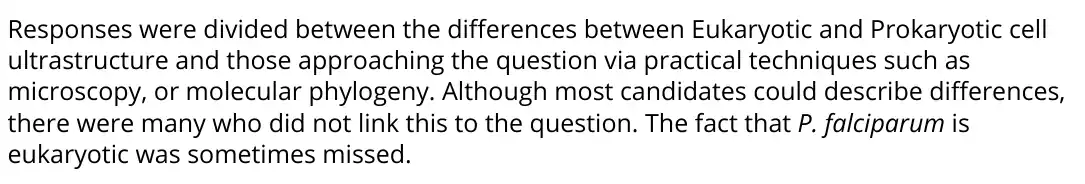
#> input picture data/reports/biology/img/EDX_8BN0_2017_JUNE_02_s9_1.webp, 1085 x 184 px
$ python -i trim-next-part.py   (imports and definitions only)
#> lines starting #> are read from the running program, lines starting #| are printed output that depends on the picture
#> further down, picture is the input picture: PIL image 1085x184 RGB; mean R, G, B 229, 229, 229
#!/usr/bin/env python3
"""Cut part crops that run on into the next part's label (audit 2026-11-20).

The specimen papers' recorded rows (OCR H046/H446 paper 2, H432 samples) end a little
late, so a part's crop finishes with the next part's label and first line ("(c) Explain why
good programming practice ..."): an unselected sibling shown as part of the task. A crop
is cut 8 px above the first later-sibling label tesseract reads in its left margin (below
its own first 30 px), and its last recorded region is shortened by the same rows. Re-running
finds nothing more to cut.

    python3 tools/parts/trim-next-part.py [--dry-run] [--slug cs ...]
"""
import argparse, base64, hashlib, io, json, re, subprocess
from concurrent.futures import ProcessPoolExecutor
from pathlib import Path

from PIL import Image

ROOT = Path(__file__).resolve().parents[2]
LEAF = re.compile(r'\(([a-h]|i{1,3}|iv|vi{0,3})\)')
GAP = 12


def labels(image):
    w = image.width
#> w = 1085
    crop = image.crop((0, 0, int(w * 0.14), image.height))
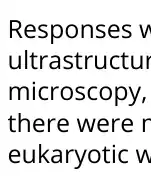
#> crop: PIL image 151x184 RGB; mean R, G, B 224.6, 224.6, 224.6
    big = crop.resize((crop.width * 3, crop.height * 3))
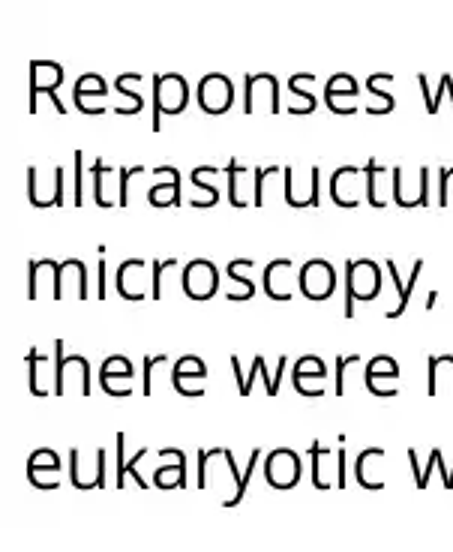
#> big: PIL image 453x552 RGB; mean R, G, B 224.4, 224.4, 224.4
    buf = io.BytesIO()
    big.save(buf, 'PNG')
#> (the run stopped early here; a loop or call above may not have finished)

$ run again, on data/reports/history/img/EDX_9HI0_2024_JUNE_1H_type3_s1_ex.webp
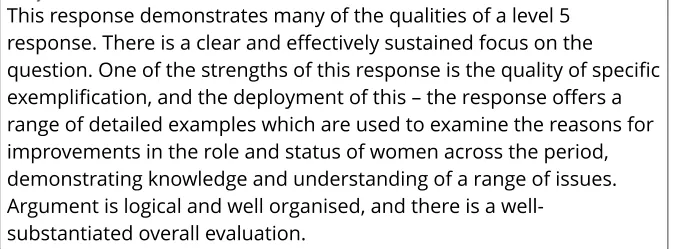
#> input picture data/reports/history/img/EDX_9HI0_2024_JUNE_1H_type3_s1_ex.webp, 678 x 249 px
#> picture is the input picture: PIL image 678x249 RGB; mean R, G, B 226.8, 226.8, 226.8
#> in labels, `crop = image.crop((0, 0, int(w * 0.14), image.height))`:
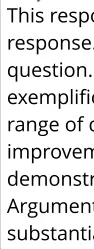
#> crop: PIL image 94x249 RGB; mean R, G, B 222, 222, 222
#> in labels, `big = crop.resize((crop.width * 3, crop.height * 3))`:
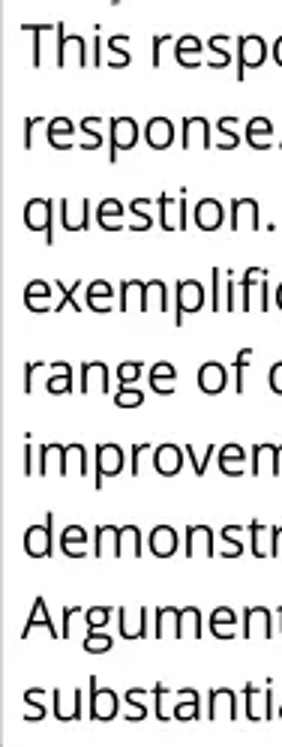
#> big: PIL image 282x747 RGB; mean R, G, B 221.4, 221.4, 221.4

$ run again, on data/reports/history/img/EDX_9HI0_2024_JUNE_1H_type3_s1_p.webp
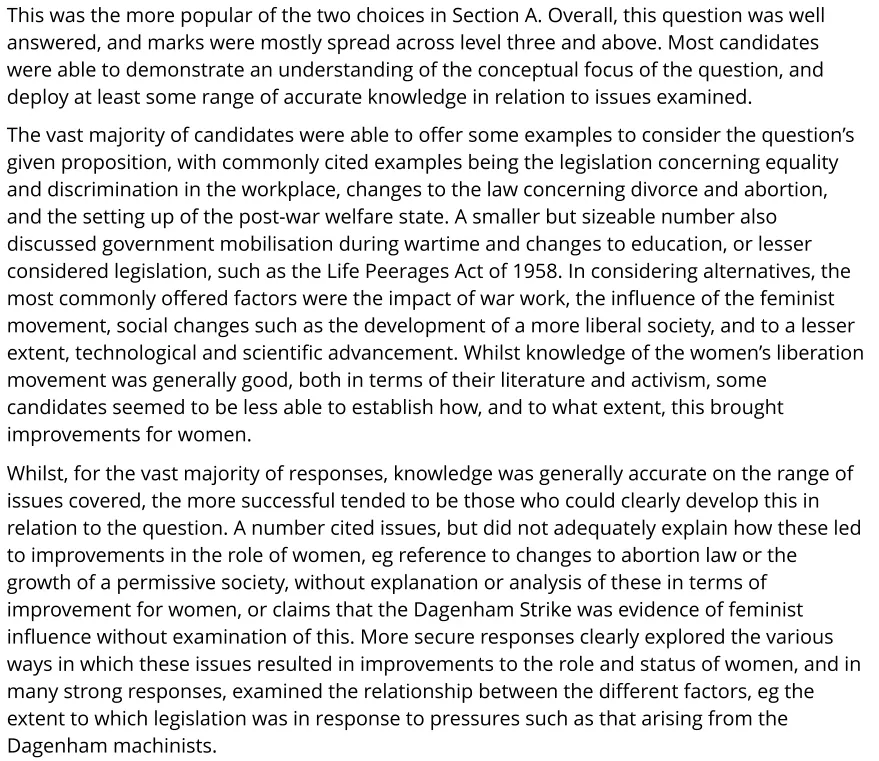
#> input picture data/reports/history/img/EDX_9HI0_2024_JUNE_1H_type3_s1_p.webp, 879 x 761 px
#> picture is the input picture: PIL image 879x761 RGB; mean R, G, B 226.6, 226.6, 226.6
#> in labels, `crop = image.crop((0, 0, int(w * 0.14), image.height))`:
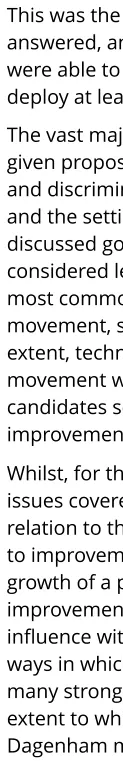
#> crop: PIL image 123x761 RGB; mean R, G, B 223.6, 223.6, 223.6
#> in labels, `big = crop.resize((crop.width * 3, crop.height * 3))`:
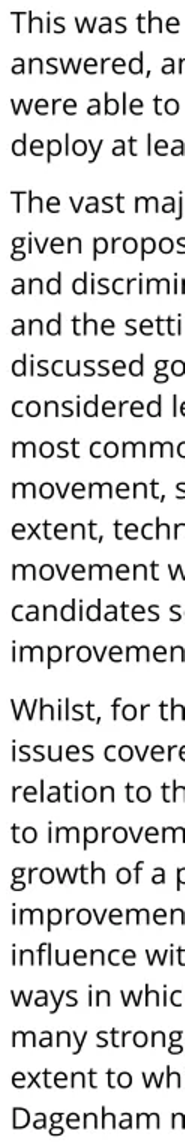
#> big: PIL image 369x2283 RGB (shown at 1/2 size); mean R, G, B 223, 223, 223

$ run again, on data/reports/history/img/EDX_9HI0_2024_JUNE_1H_type3_s2_p.webp
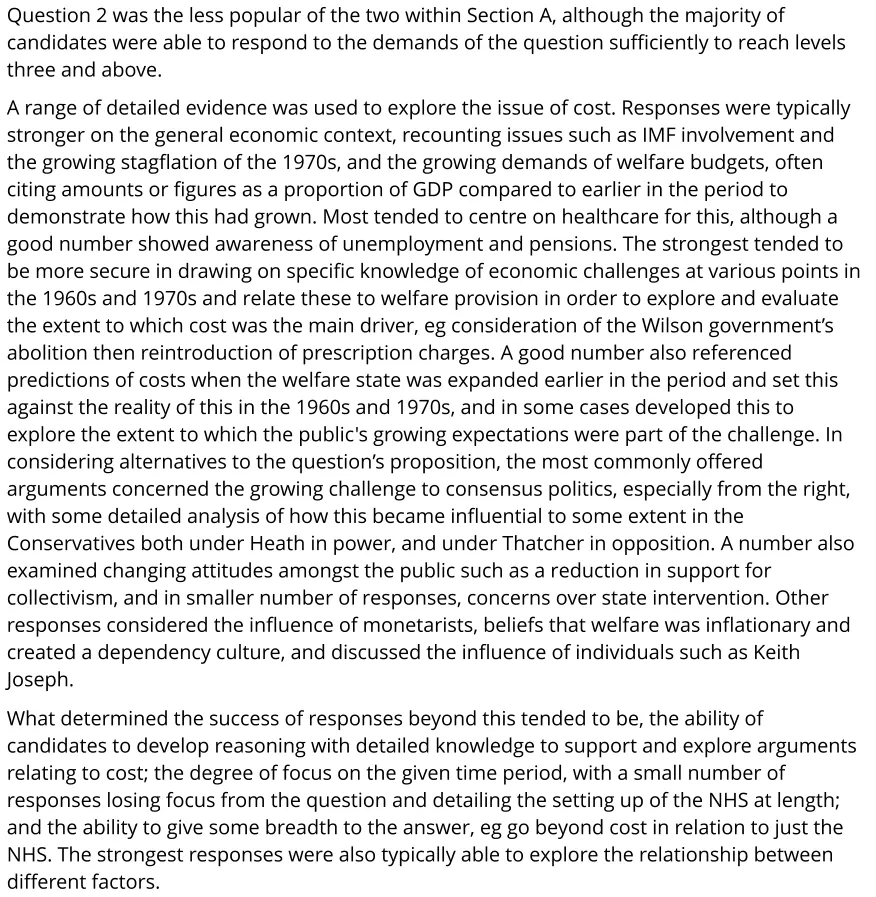
#> input picture data/reports/history/img/EDX_9HI0_2024_JUNE_1H_type3_s2_p.webp, 876 x 897 px
#> picture is the input picture: PIL image 876x897 RGB; mean R, G, B 226.9, 226.9, 226.9
#> in labels, `crop = image.crop((0, 0, int(w * 0.14), image.height))`:
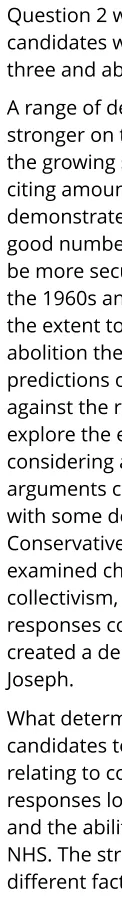
#> crop: PIL image 122x897 RGB; mean R, G, B 223.6, 223.6, 223.6
#> in labels, `big = crop.resize((crop.width * 3, crop.height * 3))`:
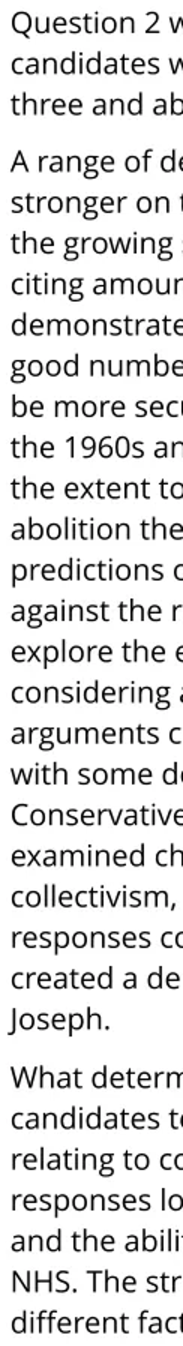
#> big: PIL image 366x2691 RGB (shown at 1/2 size); mean R, G, B 223, 223, 223
